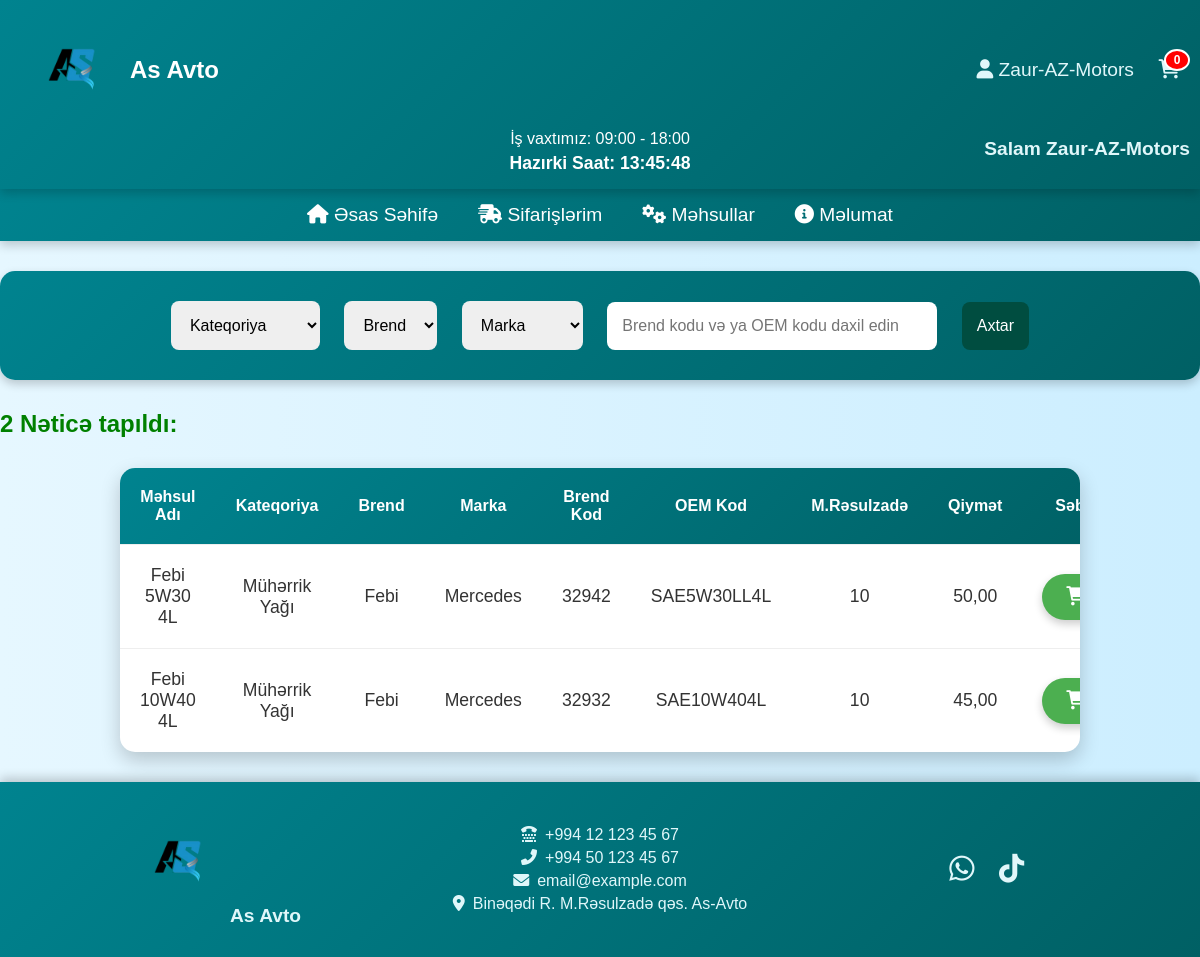
The page /products/ (signed in) on the database its author committed.
### mehsullar/models.py (models this page shows, shortened)
class Mehsul(models.Model):
    adi = models.CharField(max_length=255)
    kateqoriya = models.ForeignKey(Kateqoriya, on_delete=models.CASCADE)
    brend = models.ForeignKey(Brend, on_delete=models.CASCADE)
    marka = models.ForeignKey(Marka, on_delete=models.CASCADE)
    brend_kod = models.CharField(max_length=50, unique=True)
    oem_kod = models.CharField(max_length=50, unique=True)
    stok = models.IntegerField()
    qiymet = models.DecimalField(max_digits=10, decimal_places=2)

class Kateqoriya(models.Model):
    adi = models.CharField(max_length=100, unique=True)
    def __str__(self):
        return self.adi

class Brend(models.Model):
    adi = models.CharField(max_length=100, unique=True)
    def __str__(self):
        return self.adi

class Marka(models.Model):
    adi = models.CharField(max_length=100, unique=True)
    def __str__(self):
        return self.adi

### mehsullar/views.py (the view)
# urls.py: path('products/', views.products_list, name='products_list'),
@login_required
def products_list(request):
    mehsullar = Mehsul.objects.all()
    kateqoriyalar = Kateqoriya.objects.all()
    brendlər = Brend.objects.all()
    markalar = Marka.objects.all()
    category = request.GET.get('category')
    brand = request.GET.get('brand')
    model = request.GET.get('model')
    search_text = request.GET.get('search_text')
    if category:
        mehsullar = mehsullar.filter(kateqoriya__adi__icontains=category)
    if brand:
        mehsullar = mehsullar.filter(brend__adi__icontains=brand)
    if model:
        mehsullar = mehsullar.filter(marka__adi__icontains=model)
    if search_text:
        mehsullar = mehsullar.filter(brend_kod__icontains=search_text) | mehsullar.filter(oem_kod__icontains=search_text)
    return render(request, 'products_list.html', {
        'mehsullar': mehsullar,
        'kateqoriyalar': kateqoriyalar,
        'brendlər': brendlər,
        'markalar': markalar
    })

### mehsullar/templates/products_list.html (shortened to what this page needs)
<!DOCTYPE html>
{% load static %}
<html lang="az">
<head>
    <link rel="stylesheet" href="https://cdnjs.cloudflare.com/ajax/libs/font-awesome/6.0.0-beta3/css/all.min.css">
    <link rel="stylesheet" href="{% static 'css/products_list.css' %}">
</head>
<body>
    <header>
        <div class="top-header">
            <div class="logo">
              <img src="{% static '/img/Header_Logo.png' %}" alt="Logo">
                <span>As Avto</span>
            </div>
            <div class="header-right">
                <a href=""><i class="fas fa-user"></i> {{ user.username }}</a>
               <a href="{% url 'view_cart' %}" class="cart-link">
    <span id="cart-count" class="cart-badge">0</span>
</a>
            </div>
            <div class="user">
                <h3>Salam {{ user.username }}</h3>
            </div>
        </div>
        <div class="working-hours">
            <p>İş vaxtımız: 09:00 - 18:00</p>
            <p class="current-time">Hazırki Saat: <span id="current-time"></span></p>
        </div>
    </header>
    <div class="nav-bar">
         <a href="{%url 'main' %}"><i class="fa-solid fa-house"></i> Əsas Səhifə</a>
    <a href="{% url 'sifaris_izle' %}"><i class="fa-solid fa-truck-fast"></i> Sifarişlərim</a>
    <a href="{% url 'products_list' %}"><i class="fas fa-cogs"></i> Məhsullar</a>
    <a href="{% url 'about' %}"><i class="fas fa-info-circle"></i> Məlumat</a>
    </div>
<div class="search-bar">
    <form method="GET" action="">
        <select name="category" id="category">
            <option value="">Kateqoriya</option>
        </select>
        <select name="brand" id="brand">
            <option value="">Brend</option>
        </select>
        <select name="model" id="model">
            <option value="">Marka</option>
        </select>
        <input type="text" name="search_text" placeholder="Brend kodu və ya OEM kodu daxil edin" value="{{ request.GET.search_text }}">
        <button type="submit" id="search-button">Axtar</button>
    </form>
</div>
<div class="search-results">
    {% if mehsullar %}
        <h2 class="search-result-title" style="color: green">{{ mehsullar.count }} Nəticə tapıldı:</h2>
        <div class="products-table">
            <table>
                <thead>
                    <tr>
                        <th>Məhsul Adı</th>
                        <th>Kateqoriya</th>
                        <th>Brend</th>
                        <th>Marka</th>
                        <th>Brend Kod</th>
                        <th>OEM Kod</th>
                        <th>M.Rəsulzadə</th>
                        <th>Qiymət</th>
                        <th>Səbət</th>
                    </tr>
                </thead>
                <tbody>
                    {% for mehsul in mehsullar %}
                    <tr>
                        <td>{{ mehsul.adi }}</td>
                        <td>{{ mehsul.kateqoriya }}</td>
                        <td>{{ mehsul.brend }}</td>
                        <td>{{ mehsul.marka }}</td>
                        <td>{{ mehsul.brend_kod }}</td>
                        <td>{{ mehsul.oem_kod }}</td>
                        <td>{{ mehsul.stok }}</td>
                        <td>{{ mehsul.qiymet }}</td>
                        <td><a href="{% url 'sebet_ekle' mehsul.id %}" class="cart-icon"><i class="fas fa-shopping-cart"></i></a></td>
                    </tr>
                    {% endfor %}
                </tbody>
            </table>
        </div>
    {% else %}
        <h2 class="no-results" style="color: red">Heç bir nəticə tapılmadı. Zəhmət olmasa axtarış parametrlərini yoxlayın.</h2>
    {% endif %}
</div>
    <footer>
        <div class="footer-left">
           <img src="{% static '/img/Header_Logo.png' %}" alt="Logo">
            <a href="{%url 'main' %}">As Avto</a>
        </div>
        <div class="footer-center">
            <a href="tel:+994501234567"><i class="fa-solid fa-tty"></i>+994 12 123 45 67</a>
            <a href="tel:+994501234567"><i class="fas fa-phone-alt"></i>+994 50 123 45 67</a>
            <a href="mailto:email@example.com"><i class="fas fa-envelope"></i>email@example.com</a>
            <a href="https://maps.app.goo.gl/fU5jUAg8veccL3Zq9"><i class="fa-solid fa-location-dot"></i>Binəqədi R. M.Rəsulzadə qəs. As-Avto</a>
        </div>
        <div class="footer-right">
            <a href="https://wa.me/994501234567" target="_blank"><i class="fab fa-whatsapp"></i></a>
            <a href="https://www.tiktok.com/@a_avto_service" target="_blank"><i class="fab fa-tiktok"></i></a>
        </div>
    </footer>
</body>
</html>

### static/css/products_list.css (style rules this page uses)
body { font-family: Arial, sans-serif; margin: 0; padding: 0; box-sizing: border-box; background: linear-gradient(to right, #e6f7ff, #cceeff); color: #e0f7fa; overflow-x: hidden; }
header { background: linear-gradient(135deg, #00838f, #006064); color: white; padding: 20px 20px 10px; text-align: center; position: relative; z-index: 100; box-shadow: 0 4px 10px rgba(0, 0, 0, 0.2); }
.top-header { display: flex; justify-content: space-between; align-items: center; margin-bottom: 10px; }
.logo { display: flex; align-items: center; }
.logo img { width: 100px; margin-right: 10px; }
.logo span { font-size: 1.5rem; font-weight: bold; }
.header-right a { color: #e0f7fa; text-decoration: none; margin-left: 20px; font-size: 1.2rem; }
.working-hours p { margin: 5px 0; }
.current-time { font-weight: bold; font-size: 1.1rem; }
.cart-link { position: relative; text-decoration: none; color: #333; font-size: 20px; }
.cart-badge { position: absolute; top: -10px; right: -10px; background-color: red; color: white; font-size: 12px; padding: 2px 6px; border-radius: 50%; border: 2px solid white; font-weight: bold; display: inline-block; min-width: 10px; text-align: center; }
.user { position: absolute; bottom: 10px; right: 10px; text-align: center; z-index: 101; }
.user h3 { font-size: 1.2rem; color: #e0f7fa; }
.nav-bar { display: flex; justify-content: center; background: linear-gradient(135deg, #00838f, #006064); padding: 15px 0; box-shadow: 0 4px 10px rgba(0, 0, 0, 0.2); }
.nav-bar a { color: white; text-decoration: none; margin: 0 20px; font-size: 1.2rem; position: relative; }
.nav-bar a::after { content: ''; display: block; height: 2px; background: #80cbc4; width: 0; transition: width 0.3s; position: absolute; bottom: -5px; left: 0; }
.search-bar { text-align: center; margin: 30px 0; padding: 20px; background: linear-gradient(135deg, #00838f, #006064); border-radius: 15px; color: white; box-shadow: 0 4px 10px rgba(0, 0, 0, 0.2); }
.search-bar input, .search-bar select, .search-bar button { padding: 15px; margin: 10px; border: none; border-radius: 8px; outline: none; font-size: 1rem; }
.search-bar input { width: 300px; }
.search-bar button { background-color: #004d40; color: white; cursor: pointer; }
footer { background: linear-gradient(135deg, #00838f, #006064); color: white; padding: 20px; display: flex; justify-content: space-between; align-items: center; flex-wrap: wrap; box-shadow: 0 -4px 10px rgba(0, 0, 0, 0.2); }
.footer-left, .footer-center, .footer-right { flex: 1; text-align: center; margin: 10px 0; }
.footer-left img { width: 100px; margin-bottom: 10px; }
.footer-left a { font-size: 1.2rem; font-weight: bold; color: #e0f7fa; text-decoration: none; }
.footer-center a { color: #e0f7fa; text-decoration: none; font-size: 1rem; margin: 5px 0; display: block; }
.footer-right a { color: #e0f7fa; margin: 0 10px; font-size: 1.5rem; }
.footer-center a i { margin-right: 8px; }
.footer-right a i { font-size: 1.8rem; }
.products-table { margin: 30px auto; width: 80%; background-color: #ffffff; border-radius: 15px; overflow: hidden; box-shadow: 0 8px 20px rgba(0, 0, 0, 0.2); }
.products-table table { width: 100%; border-collapse: collapse; }
.products-table thead { background: linear-gradient(135deg, #00838f, #006064); color: #ffffff; font-weight: bold; }
.products-table th, .products-table td { padding: 20px; text-align: center; border-bottom: 1px solid #eeeeee; }
.products-table tr:last-child td { border-bottom: none; }
.products-table td { color: #333333; font-size: 1.1rem; }
.products-table td .cart-icon { display: inline-block; background-color: #4caf50; color: #ffffff; padding: 12px 24px; border-radius: 25px; font-size: 1.2rem; cursor: pointer; transition: all 0.3s ease-in-out; text-decoration: none; font-weight: bold; box-shadow: 0 4px 8px rgba(0, 0, 0, 0.2); }
.products-table td .cart-icon:before { content: ''; position: absolute; top: 0; left: 0; right: 0; bottom: 0; z-index: -1; border-radius: 25px; transition: background-color 0.3s ease; }

### rows shown on the page
Mehsul: adi "Febi 5W30 4L", kateqoriya "Mühərrik Yağı", brend "Febi", marka "Mercedes", brend_kod "32942", oem_kod "SAE5W30LL4L", stok "10", qiymet "50,00"
Mehsul: adi "Febi 10W40 4L", kateqoriya "Mühərrik Yağı", brend "Febi", marka "Mercedes", brend_kod "32932", oem_kod "SAE10W404L", stok "10", qiymet "45,00"

### other values the page prints
{{ user.username }} "Zaur-AZ-Motors"
{{ mehsullar.count }} "2"
